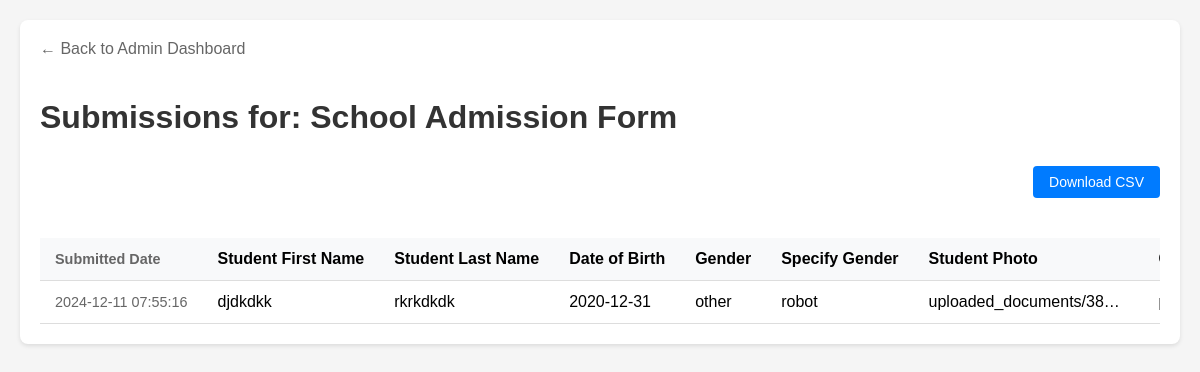
Screenshot of /admin/forms/dff31892-0d03-4eae-8ac2-7dbba6f11a9f/submissions with the database file from the repository.
### app/models/form.py (models this page shows, shortened)
class Form(db.Model):
    __tablename__ = 'forms'
    formId = db.Column(db.String(36), primary_key=True,
                       default=lambda: str(uuid.uuid4()))
    formName = db.Column(db.String(100), nullable=False)
    formPath = db.Column(db.String(255), nullable=False)
    uploadedDate = db.Column(
        db.DateTime, nullable=False, default=datetime.utcnow)

### app/models/submission.py (models this page shows, shortened)
class Submission(db.Model):
    __tablename__ = 'submissions'
    submissionId = db.Column(
        db.String(36), primary_key=True, default=lambda: str(uuid.uuid4()))
    formId = db.Column(db.String(36), db.ForeignKey(
        'forms.formId'), nullable=False)
    submittedDate = db.Column(
        db.DateTime, nullable=False, default=datetime.utcnow)
    submissionPath = db.Column(db.String(255), nullable=False)
    form = db.relationship(
        'Form', backref=db.backref('submissions', lazy=True))

### app/routes/admin.py (the view, shortened to what this page needs)
@bp.route('/forms/<form_id>/submissions')
def list_submissions(form_id):
    try:
        form = Form.query.get_or_404(form_id)
        submissions = Submission.query.filter_by(formId=form_id)\
            .order_by(Submission.submittedDate.desc()).all()
        template_path = os.path.join(
            current_app.config['UPLOAD_FOLDER'], form.formPath)
        with open(template_path, 'r') as f:
            form_template = json.load(f)
        form_fields = []
        for page in form_template['pages']:
            for field in page['fields']:
                form_fields.append({
                    'key': field['key'],
                    'label': field['label'],
                    'type': field['type']
                })
        submission_data = {}
        for submission in submissions:
            file_path = os.path.join(
                current_app.config['SUBMISSION_FOLDER'],
                submission.submissionPath
            )
            if os.path.exists(file_path):
                with open(file_path, 'r') as f:
                    submission_data[submission.submissionId] = json.load(f)
        return render_template('admin/submissions.html',
                               form=form,
                               submissions=submissions,
                               form_fields=form_fields,
                               submission_data=submission_data)
    except Exception as e:
        return render_template('admin/error.html', message=str(e))

### app/templates/admin/submissions.html (shortened to what this page needs)
<!DOCTYPE html>
<html>
<head>
</head>
<body>
    <div class="container">
        <a href="/admin/" class="back-link">← Back to Admin Dashboard</a>
        <h1>Submissions for: {{ form.formName }}</h1>
        {% if submissions %}
        <div class="action-buttons">
            <button onclick="downloadCSV()" class="download-csv-btn">
                Download CSV
            </button>
        </div>
        <div class="submissions-table">
            <table>
                <thead>
                    <tr>
                        <th class="meta-info">Submitted Date</th>
                        {% for field in form_fields %}
                        <th>{{ field['label'] }}</th>
                        {% endfor %}
                    </tr>
                </thead>
                <tbody>
                    {% for submission in submissions %}
                    <tr>
                        <td class="meta-info">{{ submission.submittedDate.strftime('%Y-%m-%d %H:%M:%S') }}</td>
                        {% for field in form_fields %}
                        <td>
                            {% if field['type'] in ['file', 'photo'] and submission_data[submission.submissionId][field['key']] %}
                                {% set file_paths = submission_data[submission.submissionId][field['key']] %}
                                {% if file_paths|length > 0 %}
                                    {{ file_paths|join(', ') }}
                                {% else %}
                                    N/A
                                {% endif %}
                            {% else %}
                                {{ submission_data[submission.submissionId][field['key']]|default('N/A') }}
                            {% endif %}
                        </td>
                        {% endfor %}
                    </tr>
                    {% endfor %}
                </tbody>
            </table>
        </div>
        {% else %}
        <div class="no-submissions">
            No submissions found for this form.
        </div>
        {% endif %}
    </div>
</body>
</html>

### app/templates/admin/submissions.html (style rules this page uses)
body { font-family: Arial, sans-serif; margin: 0; padding: 20px; background-color: #f5f5f5; }
.container { max-width: 1200px; margin: 0 auto; background-color: white; padding: 20px; border-radius: 8px; box-shadow: 0 2px 4px rgba(0,0,0,0.1); }
h1 { color: #333; margin-bottom: 30px; }
.back-link { display: inline-block; margin-bottom: 20px; color: #666; text-decoration: none; }
table { width: 100%; border-collapse: collapse; margin-top: 20px; }
th, td { padding: 12px; text-align: left; border-bottom: 1px solid #ddd; }
th { background-color: #f8f9fa; font-weight: bold; }
.submissions-table { overflow-x: auto; margin-top: 20px; }
.submissions-table table { min-width: 100%; white-space: nowrap; }
.submissions-table th { position: sticky; top: 0; background-color: #f8f9fa; z-index: 1; font-weight: bold; padding: 12px 15px; }
.submissions-table td { padding: 8px 15px; max-width: 200px; overflow: hidden; text-overflow: ellipsis; white-space: nowrap; }
.meta-info { color: #666; font-size: 0.9em; }
.action-buttons { margin: 20px 0; text-align: right; }
.download-csv-btn { display: inline-block; padding: 8px 16px; background-color: #007bff; color: white; text-decoration: none; border-radius: 4px; font-size: 14px; cursor: pointer; border: none; }

### rows the page displays
Form: formName "School Admission Form"
Submission: submittedDate "2024-12-11 07:55:16", submission_data "djdkdkk" "rkrkdkdk" "2020-12-31" "other" "robot", form_fields "uploaded_documents/38…"

### other values shown
{{ field['label'] }} "Student First Name" "Student Last Name" "Date of Birth" "Gender" "Specify Gender" "Student Photo"
